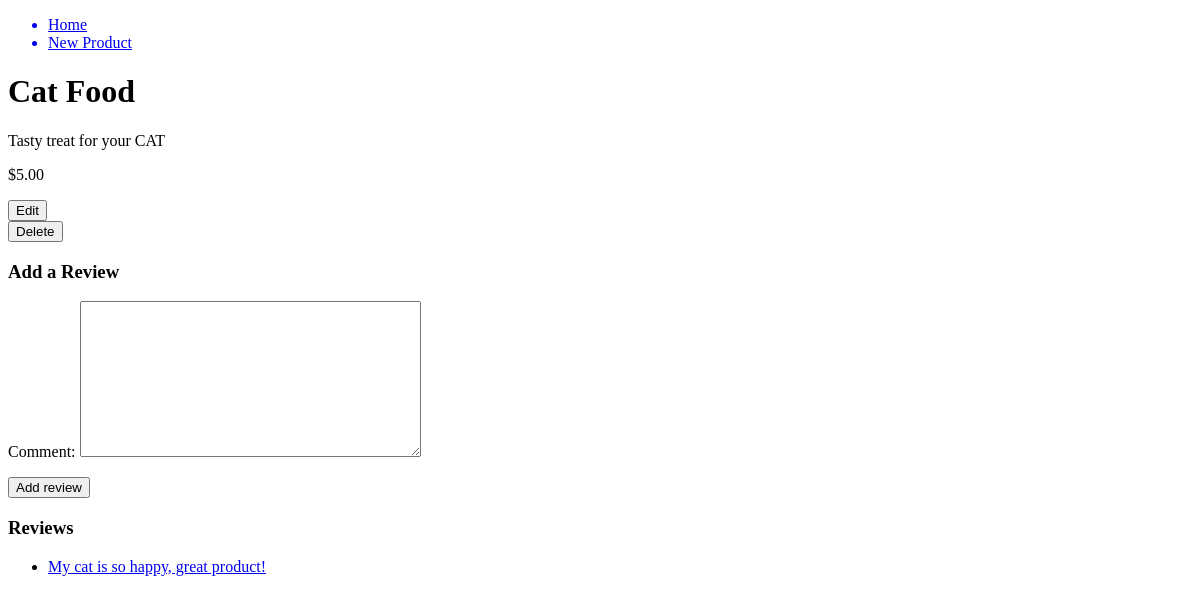
/products/1, run on an earlier commit of the app's database.
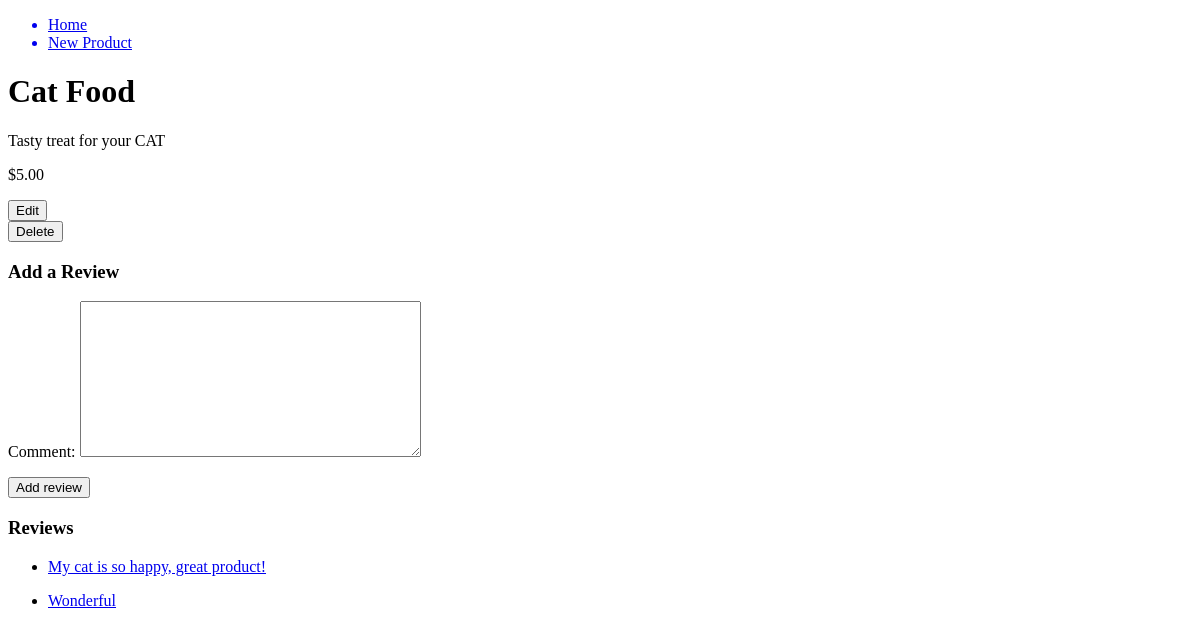
And on a later commit of the database.
### rainforest/models.py (models this page shows)
class Review(models.Model):
    comment = models.TextField(max_length=256)
    product = models.ForeignKey(Product, on_delete=models.CASCADE, related_name="reviews")
    def __str__(self):
        return self.comment

### rainforest/views.py (the view)
# urls.py: path('products/<int:product_id>', show_product, name="show_product"),
def show_product(request, product_id):
    return render(request, 'product.html', {
        'product': Product.objects.get(pk=product_id),
        'form': ReviewForm()
    })

### rainforest/forms.py
class ReviewForm(ModelForm):
    class Meta:
        model = Review
        fields = ['comment']

### rainforest/models.py (called while the page is built)
    def price_in_dollars(self):
        dollars = self.price / 100
        return "${:.2f}".format(dollars)

### rainforest/templates/product.html (shortened to what this page needs)
{% extends 'base.html' %}
{% block content %}
  <h1>{{product.name}}</h1>
  <p>{{product.description}}</p>
  <p>{{product.price_in_dollars}}</p>
  <form action="{% url 'edit_view' product_id=product.id %}" method="post">
  <input type="submit" name="edit_button" value="Edit">
  </form>
  <form action="{% url 'delete_product' product_id=product.id %}" method="post">
  <input type="submit" name="delete_button" value="Delete">
  </form>
  <h3>Add a Review</h3>
  <form action="{% url 'create_review' product_id=product.id %}" method="POST">
    {{form.as_p}}
    <input type="submit" value="Add review">
  </form>
  <h3>Reviews</h3>
  <ul>
    {% for review in product.reviews.all %}
      <li>
        <a href="{% url 'edit_review' review_id=review.id %}">
          <p>{{review}}</p>
        </a>
      </li>
    {% endfor %}
  </ul>
{% endblock %}

What changed in the data, as far as the page shows it:
added Review: comment "Wonderful"
